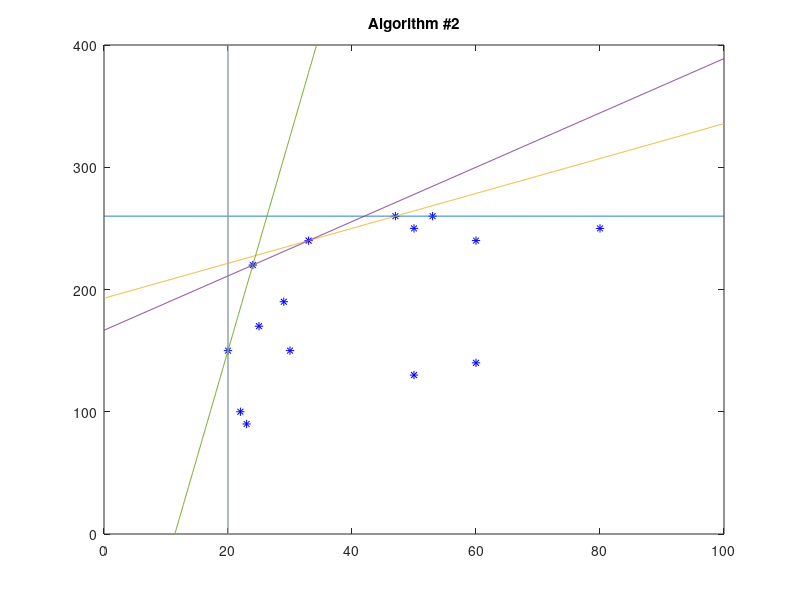
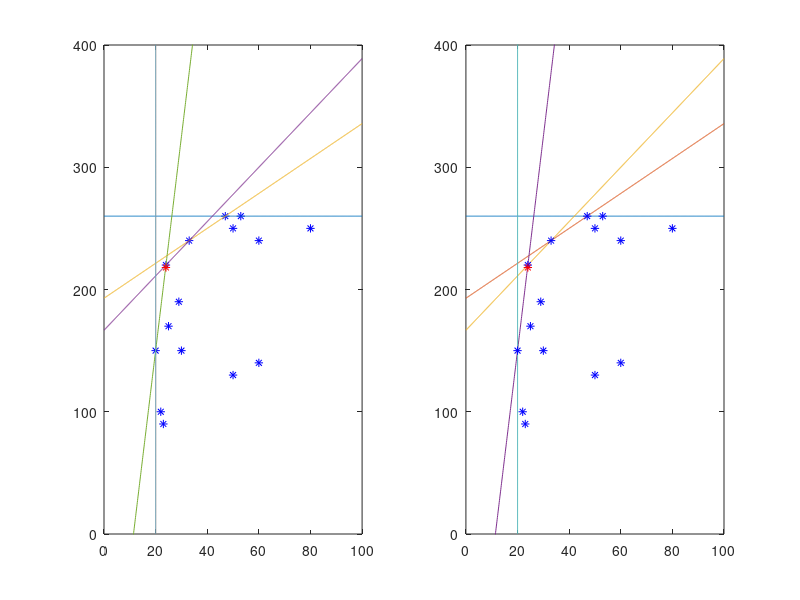

MATLAB code to generate these figures, in order: (Note: this script raises an error after producing the figures.)
clc;
clear;
close all;


% x = [ 20  19  25  27  22  55  33  31  30  50  53  38];
% y = [100 150 160 180 94 230 220 152 190 250 260 250];

% x = [ 20  19  25  27  22  55  33  31  30  50  35  38];
% y = [100 150 160 180 94 230 220 152 190 250 260 250];


% x = [ 20  19  25  27  22  55  33  31  30  50  53  83];
% y = [100 150 220 180 94 230 240 152 190 250 260 250];


% x = [20  190  250  28  24  55  330  31  30  50  53  38];
% y = [184 150 160 230 210 230 220 152 190 250 260 250];


x = [ 50	60	20	22	23	30	25	29	24	33	47	53	50	60	80];
y = [130   140	150	100	90	150	170	190	220	240	260	260	250	240	250];

% P0 = [35 250];

% P0 = [29 255];
P0 = [24 218];

figure(1)
data = [x;y];
subplot(1,2,1)
plot(x,y,'b*');
hold on

Nprim = 6;

xmin = min(x);
ymax = max(y);
alpha(1) = 0;
beta(1) = 1/ymax;

for i=2:Nprim
    alpha(i) = 1/xmin;
    beta(i) = 0;
end

i = 3;
Mprim = [x;y];

[ymax, index] = max(Mprim(2,:));
index = find(Mprim(2,:)==ymax);
xmintemp = min(Mprim(1,index));
idx = find(Mprim(1,:)==xmintemp);
Pmax = [Mprim(1,idx);Mprim(2,idx)];

DE(1,1) = Pmax(1);
DE(2,1) = Pmax(2);

while(i<(Nprim+1))&(size(Mprim,2) > 1)
    
    minslope = 1000;
    for k=1:size(Mprim,2)
        slope = (Pmax(2)-Mprim(2,k))/(Pmax(1)-Mprim(1,k));
        if slope > 0
            if slope < minslope
                minslope = slope;
                temp = inv([Mprim(1,k) Mprim(2,k);Pmax(1) Pmax(2)])*[1;1];
                alpha(i) = temp(1);
                beta(i) = temp(2);
                DE(1,i+1) = Mprim(1,k);
                DE(2,i+1) = Mprim(2,k);
                idx2 = k;
            end
        end
    end
    pstar = Mprim(:,idx2);
    
    tempp = find(Mprim(1,:) > pstar(1));
    Mprim(:,tempp)=[];
    
    Pmax = pstar;
    i = i+1;
end

DE(:,find(DE(1,:) == 0))=[];
alphabeta = [alpha;beta];

x = [0:0.1:100];
for i=1:Nprim
    if alphabeta(2,i) == 0
        y = [0:0.1:450];
        plot((1/alphabeta(1,i))*ones(1,size(y,2)),y);
        hold on
    else
        y = (1/alphabeta(2,i))*(1-alphabeta(1,i)*x);
        plot(x,y)
        hold on
    end
end
xlim([0 100])
ylim([0 400])
alphabetapre = alphabeta;


plot(P0(1),P0(2),'r*')
hold on

x0 = P0(1);
y0 = P0(2);
Tp = [];

for i=1:size(DE,2)-1
    
    x1 = DE(1,i);
    y1 = DE(2,i);
    
    x2 = DE(1,i+1);
    y2 = DE(2,i+1);
    
    if y0 > (((y2-y1)/(x2-x1))*(x0-x1) + y1)
        Tp = [Tp DE(:,i) DE(:,i+1)];
    end
end

if x0 < min(DE(1,:))
    idx = find(DE(1,:)==min(DE(1,:)));
    Tp = [Tp DE(:,idx)];
end
if y0 > max(DE(2,:))
    idx = find(DE(2,:)==max(DE(2,:)));
    Tp = [Tp DE(:,idx)];
end

if size(Tp,1) ~= 0    
    [UniXY,Index]=unique(Tp','rows');
    DupIndex=setdiff(1:size(Tp',1),Index);
    Tp(:,DupIndex)=[]
end
Mprim = [Tp P0'];
Mprimpre = Mprim;

if min(Mprim(1,:)) < xmin
    xmin = min(Mprim(1,:));
    alphabeta(1,find(alphabeta(2,:)==0))=1/xmin;
end
alphabeta
NumTalphabeta = 0;
for k = 1 : size(Tp,2)-1
    temp = inv([Tp(1,k) Tp(2,k);Tp(1,k+1) Tp(2,k+1)])*[1;1];
    indxx = find(alphabeta(1,:) == temp(1));
    indxy = find(alphabeta(2,:) == temp(2));
    if indxx == indxy
        alphabeta(1,indxx) = 1/xmin;
        alphabeta(2,indxx) = 0;
        NumTalphabeta = NumTalphabeta + 1;
    end
end
alphabeta

alpha = alphabeta(1,:);
beta = alphabeta(2,:);
sortindex = (-alpha./beta)';
sortindex(find(sortindex==-Inf))=Inf;
temp = [alpha' beta' sortindex];
temp = sortrows(temp,3);
alpha = temp(:,1)';
beta = temp(:,2)';
alphabeta(1,:) = alpha;
alphabeta(2,:) = beta;



[ymax, index] = max(Mprim(2,:));
index = find(Mprim(2,:)==ymax);
xmintemp = min(Mprim(1,index));
idx = find(Mprim(1,:)==xmintemp);
Pmax = [Mprim(1,idx);Mprim(2,idx)];

% n = size(DE,2) + 1;
% i = n - NumTalphabeta + 1;

i = min(find(alphabeta(2,:) == 0));
newalphabetaindex = i;

while(i<(Nprim+1))&(size(Mprim,2) > 1)
    pstar = Mprim(:,find(Mprim(2,:)==max(Mprim(2,:))));
    minslope = 1000;
    idx2 = 0;
    for k=1:size(Mprim,2)
        slope = (Pmax(2)-Mprim(2,k))/(Pmax(1)-Mprim(1,k));
        if slope > 0
            if slope < minslope
                minslope = slope;
                temp = inv([Mprim(1,k) Mprim(2,k);Pmax(1) Pmax(2)])*[1;1];
                alphabeta(1,i) = temp(1);
                alphabeta(2,i) = temp(2);
                %                 DE(1,i+1) = Mprim(1,k);
                %                 DE(2,i+1) = Mprim(2,k);
                idx2 = k;
            end
        end
    end

    if (idx2 ~= 0)

        pstar = Mprim(:,idx2);
        tempp = find(Mprim(1,:) > pstar(1));
        Mprim(:,tempp)=[];
        Pmax = pstar;
    end

    i = i+1;
end
alphabeta

if P0(2)> max(data(2,:))
    alphabeta(1,1) = 0;
    alphabeta(2,1) = 1/P0(2);
end


% end

subplot(1,2,2)
x = [0:0.1:100];
for i=1:Nprim
    if alphabeta(2,i) == 0
        y = [0:0.1:450];
        plot((1/alphabeta(1,i))*ones(1,size(y,2)),y);
        hold on
    else
        y = (1/alphabeta(2,i))*(1-alphabeta(1,i)*x);
        plot(x,y)
        hold on
    end
    
end
% data = [x;y];

plot(data(1,:),data(2,:),'b*');
hold on
plot(P0(1),P0(2),'r*');

% alphabeta
xlim([0 100])
ylim([0 400])


figure(2)
plot(data(1,:),data(2,:),'b*');
hold on

x = [0:0.1:100];
for i=1:Nprim
    if alphabetapre(2,i) == 0
        y = [0:0.1:450];
        plot((1/alphabetapre(1,i))*ones(1,size(y,2)),y);
        hold on
    else
        y = (1/alphabetapre(2,i))*(1-alphabetapre(1,i)*x);
        plot(x,y)
        hold on
    end
end
xlim([0 100])
ylim([0 400])

ii = 1;
title('Algorithm #2')
print('test2','-r600','-dpng');
I2 = imread('test2.png');
frame = im2frame(I2);
F(ii) = frame;
ii = ii+1;

pause(2)

plot(P0(1),P0(2),'r*');
hold on

title('Algorithm #2')
print('test2','-r600','-dpng');
I2 = imread('test2.png');
frame = im2frame(I2);
F(ii) = frame;
ii = ii+1;

pause(2)
% alphabetapretemp = alphabetapre;


for i=1:Nprim
    if (P0(2) > ((1/alphabetapre(2,i))*(1-alphabetapre(1,i)*P0(1))))&(alphabetapre(2,i)~=0)
        indexalbe(i) = 1;
    else
        indexalbe(i) = 0;
    end
       
end

alphabetapre(:,find(indexalbe==1))=[];



figure(3)
plot(data(1,:),data(2,:),'b*');
hold on

xlim([0 100])
ylim([0 400])

x = [0:0.1:100];
for i=1:size(alphabetapre,2)
    if alphabetapre(2,i) == 0
        y = [0:0.1:450];
        plot((1/alphabetapre(1,i))*ones(1,size(y,2)),y);  
        hold on
    else
        y = (1/alphabetapre(2,i))*(1-alphabetapre(1,i)*x);
        plot(x,y)     
        hold on
    end
end

plot(P0(1),P0(2),'r*');
hold on
title('Algorithm #2')
print('test2','-r600','-dpng');
I2 = imread('test2.png');
frame = im2frame(I2);
F(ii) = frame;
ii = ii+1;

pause(2)
x = [0:0.1:100];
for i=newalphabetaindex:newalphabetaindex +(size(Mprimpre,2)-1)-1
    y = (1/alphabeta(2,i))*(1-alphabeta(1,i)*x);
    plot(x,y,'k--')
    title('Algorithm #2')
    print('test2','-r600','-dpng');
    I2 = imread('test2.png');
    frame = im2frame(I2);
    F(ii) = frame;
    ii = ii+1;
    hold on
end

writerObj = VideoWriter('Algorithm2.mp4');
writerObj.FrameRate = 1;
open(writerObj)
for i= 1:ii-1

    writeVideo(writerObj,F(i))

end

close(writerObj)


    
    
